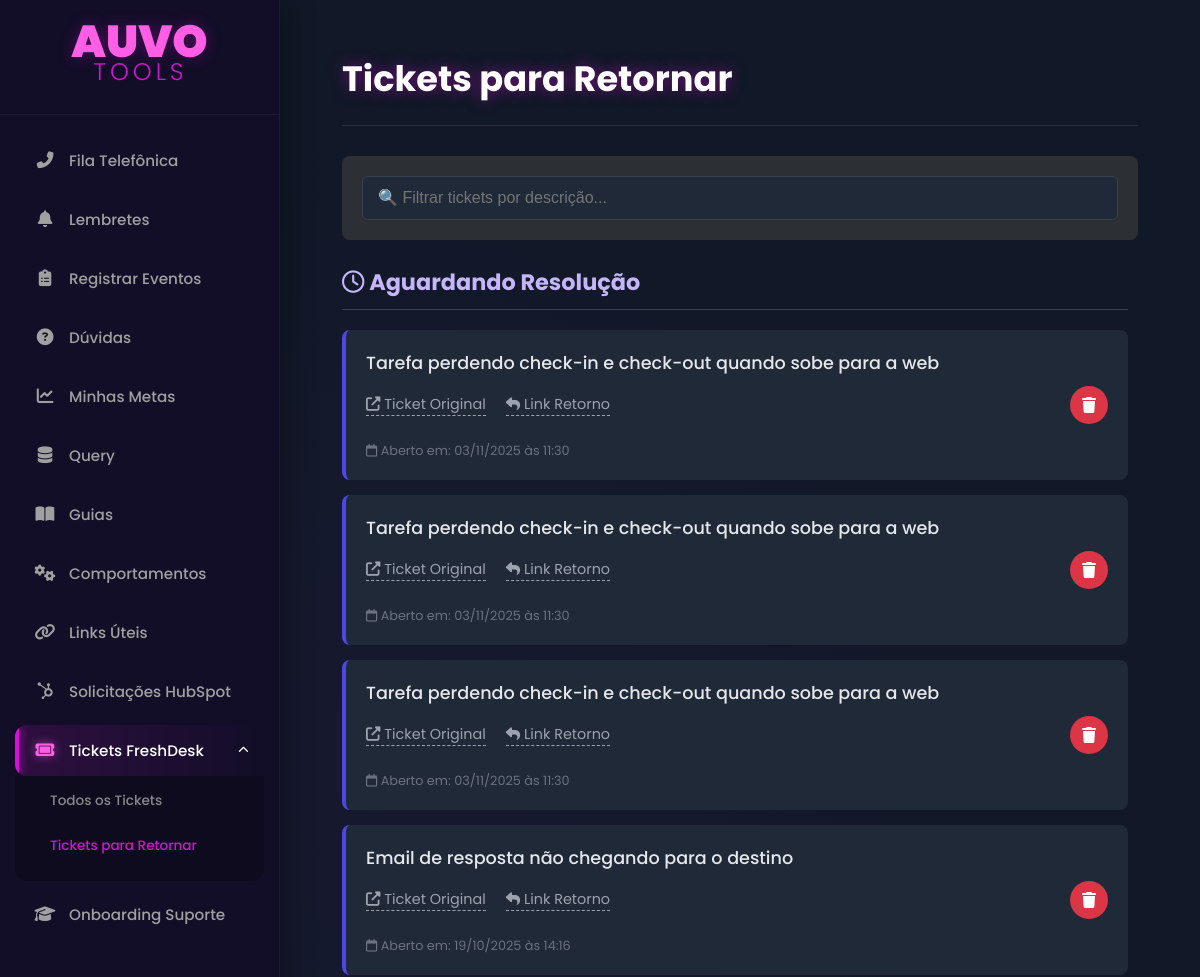
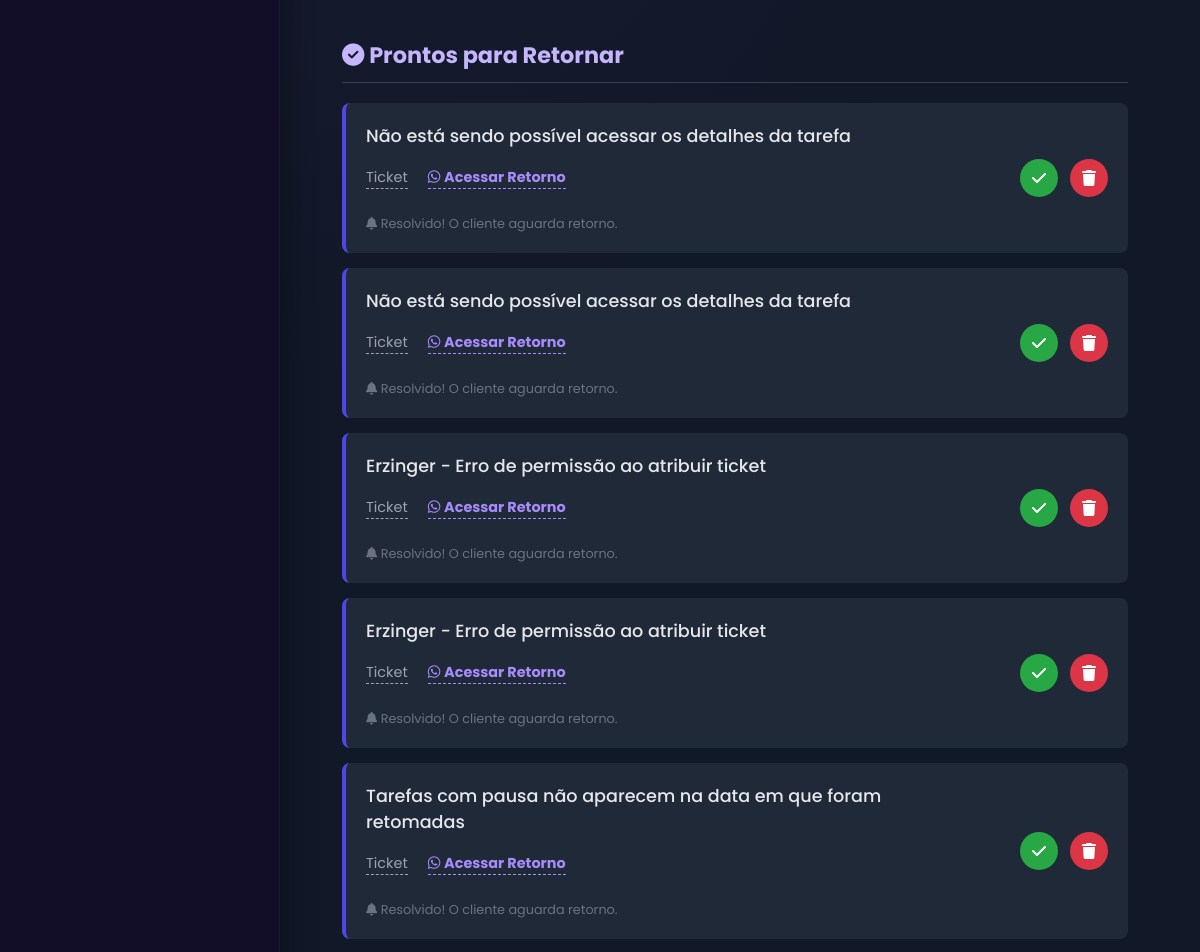
The page /tickets-retornar (signed in, upper part) on the database as committed earlier (2 pictures, top to bottom).
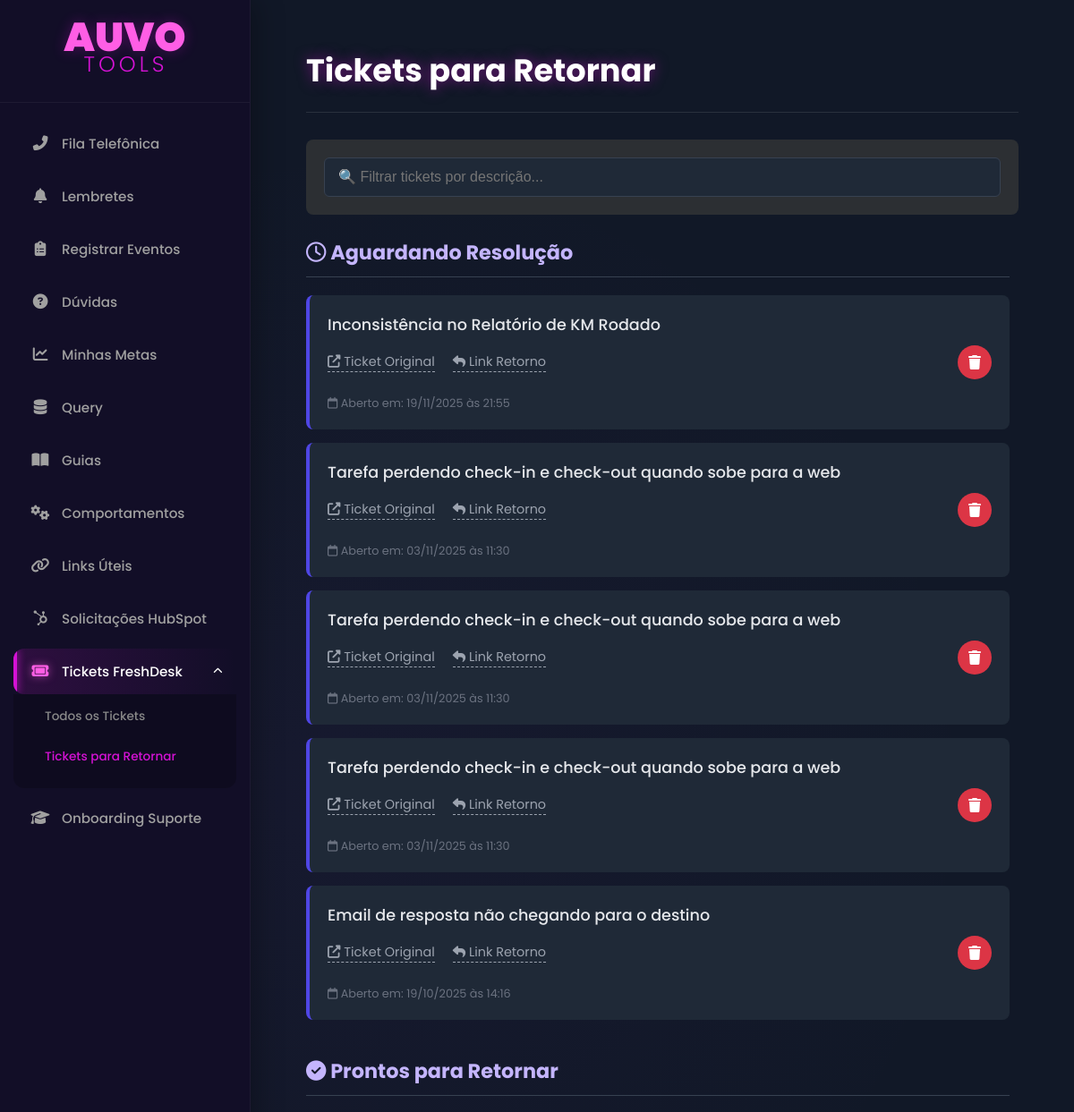
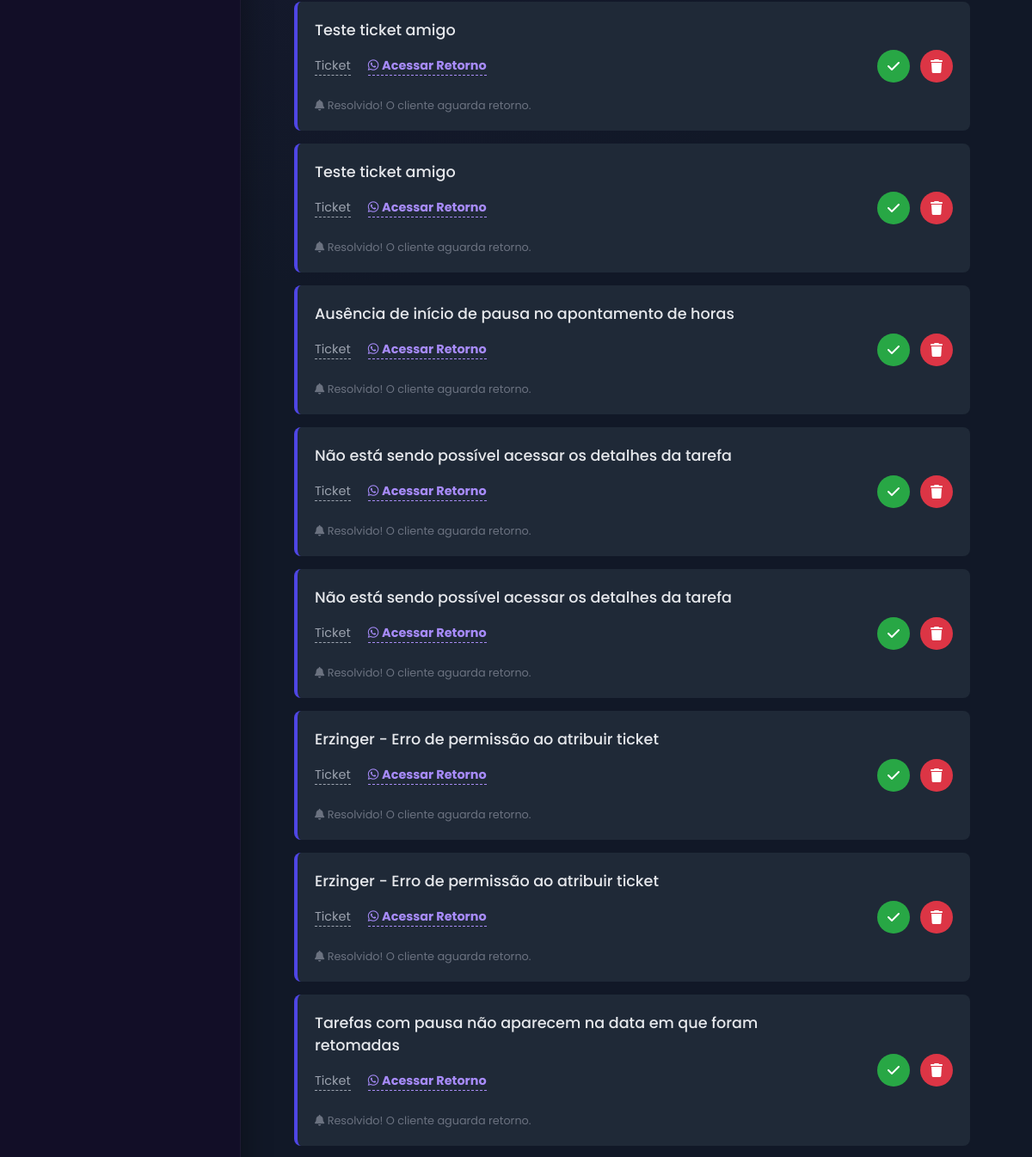
The same page on the database as committed later (2 pictures, top to bottom).
### app.py (models this page shows)
class TicketFollowUp(db.Model):
    id = db.Column(db.Integer, primary_key=True)
    return_link = db.Column(db.String(300), nullable=False)
    ticket_id = db.Column(db.Integer, db.ForeignKey('discord_ticket.id'), nullable=False)
    user_id = db.Column(db.Integer, db.ForeignKey('user.id'), nullable=False)
    user = db.relationship('User')

class DiscordTicket(db.Model):
    id = db.Column(db.Integer, primary_key=True)
    description = db.Column(db.Text, nullable=False)
    link = db.Column(db.String(300), nullable=False)
    status = db.Column(db.String(20), default='aberto', nullable=False)
    created_at = db.Column(db.DateTime, default=datetime.utcnow)
    follow_ups = db.relationship('TicketFollowUp', backref='ticket', lazy=True, cascade="all, delete-orphan")

### app.py (the view)
@app.route('/tickets-retornar')
@login_required
def tickets_retornar():
    follow_ups = TicketFollowUp.query.filter_by(user_id=current_user.id).order_by(TicketFollowUp.id.desc()).all()
    abertos = [f for f in follow_ups if f.ticket.status == 'aberto']
    resolvidos = [f for f in follow_ups if f.ticket.status == 'resolvido']
    return render_template('tickets_retornar.html', title="Tickets para Retornar", abertos=abertos, resolvidos=resolvidos)

### app.py (called while the page is built)
@app.context_processor
def inject_now():
    return {'now': datetime.utcnow()}

@login_manager.user_loader
def load_user(user_id):
    return User.query.get(int(user_id))

### templates/tickets_retornar.html (shortened to what the changed rows need)
{% extends "base.html" %}
{% block content %}
<div class="content-padding">
    <div class="fila-header">
        <h1>{{ title }}</h1>
    </div>
    <div class="follow-up-container">
        <div class="follow-up-section section-waiting">
            <h2>
                <i class="fa-regular fa-clock"></i> Aguardando Resolução
            </h2>
            {% if abertos %}
                <ul class="ticket-list">
                    {% for follow_up in abertos %}
                    <li class="ticket-item type-waiting" data-filter-text="{{ follow_up.ticket.description | lower }}">
                        <div class="ticket-content">
                            <p class="ticket-description">{{ follow_up.ticket.description }}</p>
                            <div class="ticket-links">
                                <a href="{{ follow_up.ticket.link }}" target="_blank" rel="noopener noreferrer" class="ticket-link">
                                    <i class="fa-solid fa-external-link-alt"></i> Ticket Original
                                </a>
                                <a href="{{ follow_up.return_link }}" target="_blank" rel="noopener noreferrer" class="ticket-link">
                                    <i class="fa-solid fa-reply"></i> Link Retorno
                                </a>
                            </div>
                            <small class="ticket-timestamp">
                                <i class="fa-regular fa-calendar"></i> Aberto em: {{ follow_up.ticket.created_at.strftime('%d/%m/%Y às %H:%M') }}
                            </small>
                        </div>
                        <div class="ticket-actions">
                            <form method="POST" action="{{ url_for('remover_acompanhamento', followup_id=follow_up.id) }}" onsubmit="return confirm('Parar de acompanhar este ticket?');">
                                <button type="submit" class="action-btn-icon btn--danger" title="Remover Acompanhamento">
                                    <i class="fa-solid fa-trash"></i>
                                </button>
                            </form>
                        </div>
                    </li>
                    {% endfor %}
                </ul>
            {% else %}
                <p class="placeholder-text">
                    <i class="fa-regular fa-thumbs-up"></i><br>
                    Nenhum ticket pendente.
                </p>
            {% endif %}
        </div>
        <div class="follow-up-section section-resolved">
            <h2>
                <i class="fa-solid fa-check-circle"></i> Prontos para Retornar
            </h2>
            {% if resolvidos %}
                 <ul class="ticket-list">
                    {% for follow_up in resolvidos %}
                        {% if not follow_up.notified_seen %}
                        <li class="ticket-item type-resolved" data-filter-text="{{ follow_up.ticket.description | lower }}">
                            <div class="ticket-content">
                                <p class="ticket-description">{{ follow_up.ticket.description }}</p>
                                <div class="ticket-links">
                                    <a href="{{ follow_up.ticket.link }}" target="_blank" rel="noopener noreferrer" class="ticket-link">
                                        Ticket
                                    </a>
                                    <a href="{{ follow_up.return_link }}" target="_blank" rel="noopener noreferrer" class="ticket-link return">
                                        <i class="fa-brands fa-whatsapp"></i> <strong>Acessar Retorno</strong>
                                    </a>
                                </div>
                                <small class="ticket-timestamp">
                                    <i class="fa-solid fa-bell"></i> Resolvido! O cliente aguarda retorno.
                                </small>
                            </div>
                            <div class="ticket-actions">
                                <form method="POST" action="{{ url_for('mark_followup_seen', followup_id=follow_up.id) }}">
                                    <button type="submit" class="action-btn-icon btn--success" title="Já dei o retorno (Concluir)">
                                        <i class="fa-solid fa-check"></i>
                                    </button>
                                </form>
                                <form method="POST" action="{{ url_for('remover_acompanhamento', followup_id=follow_up.id) }}" onsubmit="return confirm('Remover sem dar retorno?');">
                                    <button type="submit" class="action-btn-icon btn--danger" title="Remover">
                                        <i class="fa-solid fa-trash"></i>
                                    </button>
                                </form>
                            </div>
                        </li>
                        {% endif %}
                    {% endfor %}
                </ul>
            {% else %}
                 <p class="placeholder-text">
                    <i class="fa-solid fa-check-double"></i><br>
                    Tudo limpo! Nenhum retorno pendente.
                </p>
            {% endif %}
        </div>
    </div>
</div>
{% endblock %}

Rows that differ between the two databases and show on the page:
added TicketFollowUp: ticket.description "Inconsistência no Relatório de KM Rodado", ticket.created_at "19/11/2025 às 21:55", shown under "Aguardando Resolução"
added TicketFollowUp: ticket.description "Teste ticket amigo", shown under "Prontos para Retornar"
added TicketFollowUp: ticket.description "Teste ticket amigo", shown under "Prontos para Retornar"
added TicketFollowUp: ticket.description "Ausência de início de pausa no apontamento de horas", shown under "Prontos para Retornar"
